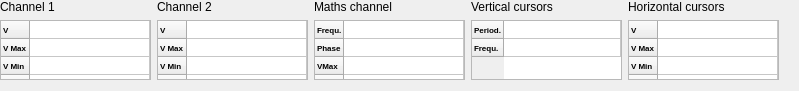
<?xml version="1.0" encoding="UTF-8"?>
<ui version="4.0">
 <class>MeasuresDockWidget</class>
 <widget class="QWidget" name="MeasuresDockWidget">
  <property name="geometry">
   <rect>
    <x>0</x>
    <y>0</y>
    <width>799</width>
    <height>91</height>
   </rect>
  </property>
  <property name="sizePolicy">
   <sizepolicy hsizetype="Minimum" vsizetype="Minimum">
    <horstretch>0</horstretch>
    <verstretch>0</verstretch>
   </sizepolicy>
  </property>
  <property name="windowTitle">
   <string>Form</string>
  </property>
  <layout class="QVBoxLayout" name="verticalLayout_7">
   <property name="leftMargin">
    <number>0</number>
   </property>
   <property name="topMargin">
    <number>0</number>
   </property>
   <property name="rightMargin">
    <number>0</number>
   </property>
   <property name="bottomMargin">
    <number>0</number>
   </property>
   <item>
    <layout class="QVBoxLayout" name="verticalLayout_6">
     <item>
      <layout class="QHBoxLayout" name="horizontalLayout">
       <item>
        <layout class="QVBoxLayout" name="verticalLayout">
         <item>
          <widget class="QLabel" name="label">
           <property name="text">
            <string>Channel 1</string>
           </property>
          </widget>
         </item>
         <item>
          <widget class="QTableWidget" name="channel1Table">
           <property name="sizePolicy">
            <sizepolicy hsizetype="Fixed" vsizetype="Fixed">
             <horstretch>0</horstretch>
             <verstretch>0</verstretch>
            </sizepolicy>
           </property>
           <property name="minimumSize">
            <size>
             <width>151</width>
             <height>60</height>
            </size>
           </property>
           <property name="maximumSize">
            <size>
             <width>151</width>
             <height>60</height>
            </size>
           </property>
           <property name="verticalScrollBarPolicy">
            <enum>Qt::ScrollBarAlwaysOff</enum>
           </property>
           <property name="horizontalScrollBarPolicy">
            <enum>Qt::ScrollBarAlwaysOff</enum>
           </property>
           <property name="editTriggers">
            <set>QAbstractItemView::NoEditTriggers</set>
           </property>
           <property name="alternatingRowColors">
            <bool>false</bool>
           </property>
           <property name="selectionMode">
            <enum>QAbstractItemView::SingleSelection</enum>
           </property>
           <attribute name="horizontalHeaderVisible">
            <bool>false</bool>
           </attribute>
           <attribute name="horizontalHeaderStretchLastSection">
            <bool>true</bool>
           </attribute>
           <attribute name="verticalHeaderDefaultSectionSize">
            <number>15</number>
           </attribute>
           <attribute name="verticalHeaderMinimumSectionSize">
            <number>15</number>
           </attribute>
           <row>
            <property name="text">
             <string>V</string>
            </property>
            <property name="font">
             <font>
              <pointsize>6</pointsize>
              <weight>75</weight>
              <bold>true</bold>
             </font>
            </property>
           </row>
           <row>
            <property name="text">
             <string>V Max</string>
            </property>
            <property name="font">
             <font>
              <pointsize>6</pointsize>
              <weight>75</weight>
              <bold>true</bold>
             </font>
            </property>
           </row>
           <row>
            <property name="text">
             <string>V Min</string>
            </property>
            <property name="font">
             <font>
              <pointsize>6</pointsize>
              <weight>75</weight>
              <bold>true</bold>
             </font>
            </property>
           </row>
           <row>
            <property name="text">
             <string>Frequ.</string>
            </property>
            <property name="font">
             <font>
              <pointsize>6</pointsize>
              <weight>75</weight>
              <bold>true</bold>
             </font>
            </property>
           </row>
           <column>
            <property name="text">
             <string>Nouvelle colonne</string>
            </property>
           </column>
          </widget>
         </item>
        </layout>
       </item>
       <item>
        <layout class="QVBoxLayout" name="verticalLayout_2">
         <item>
          <widget class="QLabel" name="label_2">
           <property name="text">
            <string>Channel 2</string>
           </property>
          </widget>
         </item>
         <item>
          <widget class="QTableWidget" name="channel2Table">
           <property name="sizePolicy">
            <sizepolicy hsizetype="Preferred" vsizetype="Preferred">
             <horstretch>0</horstretch>
             <verstretch>0</verstretch>
            </sizepolicy>
           </property>
           <property name="minimumSize">
            <size>
             <width>151</width>
             <height>60</height>
            </size>
           </property>
           <property name="maximumSize">
            <size>
             <width>151</width>
             <height>60</height>
            </size>
           </property>
           <property name="verticalScrollBarPolicy">
            <enum>Qt::ScrollBarAlwaysOff</enum>
           </property>
           <property name="horizontalScrollBarPolicy">
            <enum>Qt::ScrollBarAlwaysOff</enum>
           </property>
           <property name="editTriggers">
            <set>QAbstractItemView::NoEditTriggers</set>
           </property>
           <property name="alternatingRowColors">
            <bool>false</bool>
           </property>
           <property name="selectionMode">
            <enum>QAbstractItemView::SingleSelection</enum>
           </property>
           <attribute name="horizontalHeaderVisible">
            <bool>false</bool>
           </attribute>
           <attribute name="horizontalHeaderMinimumSectionSize">
            <number>49</number>
           </attribute>
           <attribute name="horizontalHeaderStretchLastSection">
            <bool>true</bool>
           </attribute>
           <attribute name="verticalHeaderDefaultSectionSize">
            <number>15</number>
           </attribute>
           <attribute name="verticalHeaderMinimumSectionSize">
            <number>15</number>
           </attribute>
           <row>
            <property name="text">
             <string>V</string>
            </property>
            <property name="font">
             <font>
              <pointsize>6</pointsize>
              <weight>75</weight>
              <bold>true</bold>
             </font>
            </property>
           </row>
           <row>
            <property name="text">
             <string>V Max</string>
            </property>
            <property name="font">
             <font>
              <pointsize>6</pointsize>
              <weight>75</weight>
              <bold>true</bold>
             </font>
            </property>
           </row>
           <row>
            <property name="text">
             <string>V Min</string>
            </property>
            <property name="font">
             <font>
              <pointsize>6</pointsize>
              <weight>75</weight>
              <bold>true</bold>
             </font>
            </property>
           </row>
           <row>
            <property name="text">
             <string>Frequ.</string>
            </property>
            <property name="font">
             <font>
              <pointsize>6</pointsize>
              <weight>75</weight>
              <bold>true</bold>
             </font>
            </property>
           </row>
           <column>
            <property name="text">
             <string>Nouvelle colonne</string>
            </property>
           </column>
          </widget>
         </item>
        </layout>
       </item>
       <item>
        <layout class="QVBoxLayout" name="verticalLayout_3">
         <item>
          <widget class="QLabel" name="label_3">
           <property name="text">
            <string>Maths channel</string>
           </property>
          </widget>
         </item>
         <item>
          <widget class="QTableWidget" name="mathsTable">
           <property name="sizePolicy">
            <sizepolicy hsizetype="Preferred" vsizetype="Preferred">
             <horstretch>0</horstretch>
             <verstretch>0</verstretch>
            </sizepolicy>
           </property>
           <property name="minimumSize">
            <size>
             <width>151</width>
             <height>60</height>
            </size>
           </property>
           <property name="maximumSize">
            <size>
             <width>151</width>
             <height>60</height>
            </size>
           </property>
           <property name="verticalScrollBarPolicy">
            <enum>Qt::ScrollBarAlwaysOff</enum>
           </property>
           <property name="horizontalScrollBarPolicy">
            <enum>Qt::ScrollBarAlwaysOff</enum>
           </property>
           <property name="editTriggers">
            <set>QAbstractItemView::NoEditTriggers</set>
           </property>
           <property name="alternatingRowColors">
            <bool>false</bool>
           </property>
           <property name="selectionMode">
            <enum>QAbstractItemView::SingleSelection</enum>
           </property>
           <attribute name="horizontalHeaderVisible">
            <bool>false</bool>
           </attribute>
           <attribute name="horizontalHeaderMinimumSectionSize">
            <number>49</number>
           </attribute>
           <attribute name="horizontalHeaderStretchLastSection">
            <bool>true</bool>
           </attribute>
           <attribute name="verticalHeaderDefaultSectionSize">
            <number>15</number>
           </attribute>
           <attribute name="verticalHeaderMinimumSectionSize">
            <number>15</number>
           </attribute>
           <row>
            <property name="text">
             <string>Frequ.</string>
            </property>
            <property name="font">
             <font>
              <pointsize>6</pointsize>
              <weight>75</weight>
              <bold>true</bold>
             </font>
            </property>
           </row>
           <row>
            <property name="text">
             <string>Phase</string>
            </property>
            <property name="font">
             <font>
              <pointsize>6</pointsize>
              <weight>75</weight>
              <bold>true</bold>
             </font>
            </property>
           </row>
           <row>
            <property name="text">
             <string>VMax</string>
            </property>
            <property name="font">
             <font>
              <pointsize>6</pointsize>
              <weight>75</weight>
              <bold>true</bold>
             </font>
            </property>
           </row>
           <row>
            <property name="text">
             <string>Vmin</string>
            </property>
            <property name="font">
             <font>
              <pointsize>6</pointsize>
              <weight>75</weight>
              <bold>true</bold>
             </font>
            </property>
           </row>
           <column>
            <property name="text">
             <string>Nouvelle colonne</string>
            </property>
           </column>
          </widget>
         </item>
        </layout>
       </item>
       <item>
        <layout class="QVBoxLayout" name="verticalLayout_4">
         <item>
          <widget class="QLabel" name="label_4">
           <property name="text">
            <string>Vertical cursors</string>
           </property>
          </widget>
         </item>
         <item>
          <widget class="QTableWidget" name="cursor1Table">
           <property name="sizePolicy">
            <sizepolicy hsizetype="Preferred" vsizetype="Preferred">
             <horstretch>0</horstretch>
             <verstretch>0</verstretch>
            </sizepolicy>
           </property>
           <property name="minimumSize">
            <size>
             <width>151</width>
             <height>60</height>
            </size>
           </property>
           <property name="maximumSize">
            <size>
             <width>151</width>
             <height>60</height>
            </size>
           </property>
           <property name="verticalScrollBarPolicy">
            <enum>Qt::ScrollBarAlwaysOff</enum>
           </property>
           <property name="horizontalScrollBarPolicy">
            <enum>Qt::ScrollBarAlwaysOff</enum>
           </property>
           <property name="editTriggers">
            <set>QAbstractItemView::NoEditTriggers</set>
           </property>
           <property name="alternatingRowColors">
            <bool>false</bool>
           </property>
           <property name="selectionMode">
            <enum>QAbstractItemView::SingleSelection</enum>
           </property>
           <attribute name="horizontalHeaderVisible">
            <bool>false</bool>
           </attribute>
           <attribute name="horizontalHeaderMinimumSectionSize">
            <number>49</number>
           </attribute>
           <attribute name="horizontalHeaderStretchLastSection">
            <bool>true</bool>
           </attribute>
           <attribute name="verticalHeaderDefaultSectionSize">
            <number>15</number>
           </attribute>
           <attribute name="verticalHeaderMinimumSectionSize">
            <number>15</number>
           </attribute>
           <row>
            <property name="text">
             <string>Period.</string>
            </property>
            <property name="font">
             <font>
              <pointsize>6</pointsize>
              <weight>75</weight>
              <bold>true</bold>
             </font>
            </property>
           </row>
           <row>
            <property name="text">
             <string>Frequ.</string>
            </property>
            <property name="font">
             <font>
              <pointsize>6</pointsize>
              <weight>75</weight>
              <bold>true</bold>
             </font>
            </property>
           </row>
           <column>
            <property name="text">
             <string>Nouvelle colonne</string>
            </property>
           </column>
          </widget>
         </item>
        </layout>
       </item>
       <item>
        <layout class="QVBoxLayout" name="verticalLayout_5">
         <item>
          <widget class="QLabel" name="label_5">
           <property name="text">
            <string>Horizontal cursors</string>
           </property>
          </widget>
         </item>
         <item>
          <widget class="QTableWidget" name="cursor2Table">
           <property name="sizePolicy">
            <sizepolicy hsizetype="Preferred" vsizetype="Preferred">
             <horstretch>0</horstretch>
             <verstretch>0</verstretch>
            </sizepolicy>
           </property>
           <property name="minimumSize">
            <size>
             <width>151</width>
             <height>60</height>
            </size>
           </property>
           <property name="maximumSize">
            <size>
             <width>151</width>
             <height>60</height>
            </size>
           </property>
           <property name="verticalScrollBarPolicy">
            <enum>Qt::ScrollBarAlwaysOff</enum>
           </property>
           <property name="horizontalScrollBarPolicy">
            <enum>Qt::ScrollBarAlwaysOff</enum>
           </property>
           <property name="editTriggers">
            <set>QAbstractItemView::NoEditTriggers</set>
           </property>
           <property name="alternatingRowColors">
            <bool>false</bool>
           </property>
           <property name="selectionMode">
            <enum>QAbstractItemView::SingleSelection</enum>
           </property>
           <attribute name="horizontalHeaderVisible">
            <bool>false</bool>
           </attribute>
           <attribute name="horizontalHeaderMinimumSectionSize">
            <number>49</number>
           </attribute>
           <attribute name="horizontalHeaderStretchLastSection">
            <bool>true</bool>
           </attribute>
           <attribute name="verticalHeaderDefaultSectionSize">
            <number>15</number>
           </attribute>
           <attribute name="verticalHeaderMinimumSectionSize">
            <number>15</number>
           </attribute>
           <row>
            <property name="text">
             <string>V</string>
            </property>
            <property name="font">
             <font>
              <pointsize>6</pointsize>
              <weight>75</weight>
              <bold>true</bold>
             </font>
            </property>
           </row>
           <row>
            <property name="text">
             <string>V Max</string>
            </property>
            <property name="font">
             <font>
              <pointsize>6</pointsize>
              <weight>75</weight>
              <bold>true</bold>
             </font>
            </property>
           </row>
           <row>
            <property name="text">
             <string>V Min</string>
            </property>
            <property name="font">
             <font>
              <pointsize>6</pointsize>
              <weight>75</weight>
              <bold>true</bold>
             </font>
            </property>
           </row>
           <row>
            <property name="text">
             <string>V Eff.</string>
            </property>
            <property name="font">
             <font>
              <pointsize>6</pointsize>
              <weight>75</weight>
              <bold>true</bold>
             </font>
            </property>
           </row>
           <column>
            <property name="text">
             <string>Nouvelle colonne</string>
            </property>
           </column>
          </widget>
         </item>
        </layout>
       </item>
       <item>
        <spacer name="horizontalSpacer">
         <property name="orientation">
          <enum>Qt::Horizontal</enum>
         </property>
         <property name="sizeHint" stdset="0">
          <size>
           <width>0</width>
           <height>0</height>
          </size>
         </property>
        </spacer>
       </item>
      </layout>
     </item>
     <item>
      <spacer name="verticalSpacer">
       <property name="orientation">
        <enum>Qt::Vertical</enum>
       </property>
       <property name="sizeHint" stdset="0">
        <size>
         <width>0</width>
         <height>0</height>
        </size>
       </property>
      </spacer>
     </item>
    </layout>
   </item>
  </layout>
 </widget>
 <resources/>
 <connections/>
</ui>
